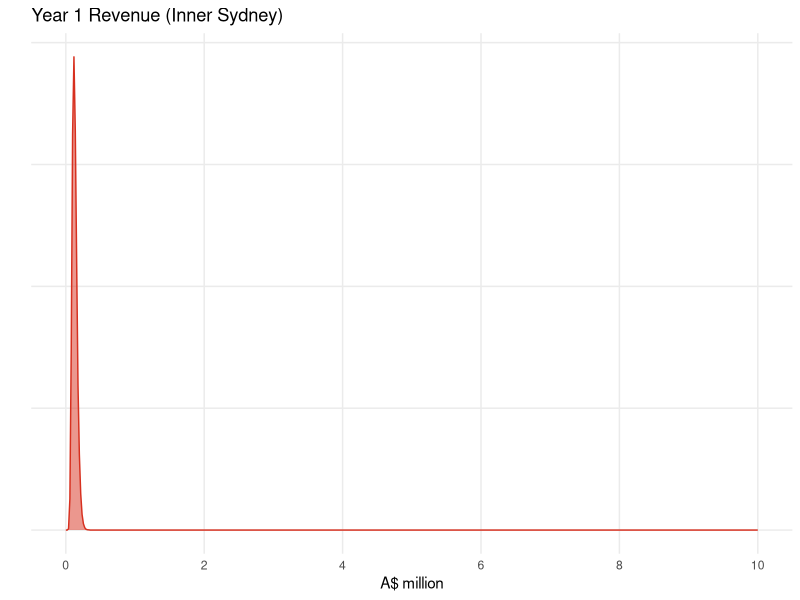

Recreate this plot in R. (Note: this script raises an error after producing the figure.)
# PACKAGE AND LIBRARY INSTALLATION ------------------------------------------
package_list <- list("tidyverse",
                     "here",
                     "scales",
                     "RColorBrewer",
                     "glue",
                     "patchwork",
                     "readxl", 
                     "glue")

# Call libraries
for (package in package_list) {
  library(package, character.only = T)
}

# Clean up
rm(package_list, package)


## PLOT FORMATTING ------------------------------------------------------------
dog_pal <- c('#fef0d9','#fdcc8a','#fc8d59','#d7301f')

### FUNCTIONS -----------------------------------------------------------------
invTriangleCDF <- function(P, value_min, value_ml, value_max){
  
  # returns value of outcome from triangular distribution given probability
  # Inputs  - P = probability, float between 0 and 1
  #         - value_min = min value  can take
  #         - value_ml = most likely value P can take
  #         - value_max = maximum value P can take
  # Returns - value
  
  P_value_ml <- (value_ml-value_min)/(value_max-value_min)
  
  value <- ifelse(P < P_value_ml,
                  value_min + sqrt(P*(value_ml-value_min)*(value_max-value_min)),
                  value_max - sqrt((1-P)*(value_max-value_ml)*(value_max-value_min)))
  
  return(value)
}

SimulateVariables <- function(assumptions) {
  # Simulates all assumptions for one year
  # Inputs    - assumptions = assumptions as matrix
  # Outputs   - simulation = n rows of all assumptions randomly generated
  
  simulation <- as.data.frame(matrix(nrow=n, ncol=nrow(assumptions)))
  names(simulation) <- assumptions$Description
  
  for (i in 1:ncol(simulation)) {
    rand <- runif(n)
    simulation[, i] <- invTriangleCDF(rand, 
                                      value_min = assumptions$min[i],
                                      value_ml = assumptions$ml[i],
                                      value_max = assumptions$max[i])
  }
  
  
  # Add assumptions that do not have min-ml-max ranges
  simulation <- simulation %>% 
    mutate(apple_fee = fee_assumptions$value[1],
           google_fee = fee_assumptions$value[2],
           paypal_fixed = fee_assumptions$value[3],
           paypal_var = fee_assumptions$value[4],
           spend_per_service = fee_assumptions$value[5])
  
  return(simulation)
}

### ASSUMPTIONS ---------------------------------------------------------------

# Dogs in addressable market
dogs <- tribble(~dog_1, ~dog_2, ~dog_3, ~dog_4,
                     150648, 1933244, 3869760, 5114330)

# Total number of pet service providers in Aus
pet_cos <- 80000

# Revenue, cost and fee assumptions (all taken from Excel spreadsheet)
rev_assumptions <- read_xlsx(here::here('data', 'assumptions.xlsx'), sheet = 'revenue')

cost_assumptions <- read_xlsx(here::here('data', 'assumptions.xlsx'), sheet = 'costs')

fee_assumptions <- read_xlsx(here::here('data', 'assumptions.xlsx'), sheet = 'fees')


### SIMULATE VARIABLES --------------------------------------------------------

# Number of simulations
n = 10000

# Set seed for reproducible results
set.seed(120)

# Put all min-ml-max assumptions into matrix
assumptions <- rbind(rev_assumptions, cost_assumptions)

# Create randomly generated assumptions n times for each year
assumptions_1 <- SimulateVariables(assumptions)
assumptions_2 <- SimulateVariables(assumptions)
assumptions_3 <- SimulateVariables(assumptions)
assumptions_4 <- SimulateVariables(assumptions)

### YEARLY FINANCIAL MODELS ---------------------------------------------------

## Year 1 
# Only year with dev costs & google play fixed cost but no staff salaries
year_1 <- assumptions_1 %>% 
  mutate(year = 1,
         num_dogs = dogs$dog_1,
         service_providers = pet_cos * dogs$dog_1/dogs$dog_4,
         rev_b2c = num_dogs * app_penetration * spend_per_dog * 
           pct_spend_on_app * pct_service_fee,
         rev_listing = service_providers * service_penetration * listing_fee*12,
         rev_ad = service_providers * service_penetration * pct_ad * ad_fee * 12) %>% 
  mutate(cost_dev = dev_cost,
         cost_deploy = cloud_cost + apple_fee + google_fee + domain_cost,
         cost_transactions = rev_b2c/pct_service_fee/spend_per_service * paypal_fixed 
         + rev_b2c * paypal_var,
         cost_marketing = social_ad + event_ad + store_ad,
         cost_staff = 0) %>% 
  mutate(rev = rev_b2c + rev_listing + rev_ad,
         cost = cost_dev + cost_deploy +cost_transactions
        + cost_marketing + cost_staff,
         gross_profit = rev-cost)

## Year 2 
# Staff = 1 sales, 1 senior dev
year_2 <- assumptions_2 %>% 
  mutate(year = 2,
         num_dogs = dogs$dog_2,
         service_providers = pet_cos * dogs$dog_2/dogs$dog_4,
         rev_b2c = num_dogs * app_penetration * spend_per_dog 
          * pct_spend_on_app * pct_service_fee,
         rev_listing = service_providers * service_penetration * listing_fee * 12,
         rev_ad = service_providers * service_penetration * pct_ad * ad_fee * 12) %>% 
  mutate(cost_dev = 0,
         cost_deploy = (cloud_cost + apple_fee + google_fee + domain_cost) 
          * dogs$dog_2/dogs$dog_1,
         cost_transactions = rev_b2c/pct_service_fee/spend_per_service * paypal_fixed 
          + rev_b2c * paypal_var,
         cost_marketing = (social_ad + event_ad + store_ad) 
          * dogs$dog_2/dogs$dog_1,
         cost_staff = (sales_sal + sr_dev_sal)*1.095) %>% 
  mutate(rev = rev_b2c + rev_listing + rev_ad,
         cost = cost_dev + cost_deploy + cost_transactions 
          + cost_marketing + cost_staff,
         gross_profit = rev-cost)

## Year 3
# Staff = 1 sales, 1 head of sales, 1 senior dev, 1 junior dev
year_3 <- assumptions_3 %>% 
  mutate(year = 3,
         num_dogs = dogs$dog_3,
         service_providers = pet_cos * dogs$dog_3/dogs$dog_4,
         rev_b2c = num_dogs * app_penetration * spend_per_dog 
         * pct_spend_on_app * pct_service_fee,
         rev_listing = service_providers * service_penetration * listing_fee * 12,
         rev_ad = service_providers * service_penetration * pct_ad * ad_fee * 12) %>% 
  mutate(cost_dev = 0,
         cost_deploy = (cloud_cost + apple_fee + google_fee + domain_cost) 
         * dogs$dog_3/dogs$dog_1,
         cost_transactions = rev_b2c/pct_service_fee/spend_per_service * paypal_fixed 
         + rev_b2c * paypal_var,
         cost_marketing = (social_ad + event_ad + store_ad) 
         * dogs$dog_3/dogs$dog_1,
         cost_staff = (sales_sal + sr_dev_sal + market_sal + jr_dev_sal)*1.095) %>% 
  mutate(rev = rev_b2c + rev_listing + rev_ad,
         cost = cost_dev + cost_deploy + cost_transactions 
         + cost_marketing + cost_staff,
         gross_profit = rev-cost)


## Year 4
# Staff = as for year 3
year_4 <- assumptions_4 %>% 
  mutate(year = 4,
         num_dogs = dogs$dog_4,
         service_providers = pet_cos * dogs$dog_4/dogs$dog_4,
         rev_b2c = num_dogs * app_penetration * spend_per_dog 
         * pct_spend_on_app * pct_service_fee,
         rev_listing = service_providers * service_penetration * listing_fee * 12,
         rev_ad = service_providers * service_penetration * pct_ad * ad_fee * 12) %>% 
  mutate(cost_dev = 0,
         cost_deploy = (cloud_cost + apple_fee + google_fee + domain_cost) 
         * dogs$dog_4/dogs$dog_1,
         cost_transactions = rev_b2c/pct_service_fee/spend_per_service * paypal_fixed 
         + rev_b2c * paypal_var,
         cost_marketing = (social_ad + event_ad + store_ad) 
         * dogs$dog_4/dogs$dog_1,
         cost_staff = (sales_sal + sr_dev_sal + market_sal + jr_dev_sal)*1.095) %>% 
  mutate(rev = rev_b2c + rev_listing + rev_ad,
         cost = cost_dev + cost_deploy + cost_transactions 
         + cost_marketing + cost_staff,
         gross_profit = rev-cost)

### FINANCIAL MODEL -----------------------------------------------------------

# Join annual models
financials <- year_1[, c('year', 'rev', 'cost', 'gross_profit')] %>% 
  rbind(year_2[, c('year', 'rev', 'cost', 'gross_profit')]) %>% 
  rbind(year_3[, c('year', 'rev', 'cost', 'gross_profit')]) %>% 
  rbind(year_4[, c('year', 'rev', 'cost', 'gross_profit')])


### FUNCTIONISING

# Year 4 rev PDF
RevPDFPlot <- function(df, yr) {
  # Creates PDF of revenue for selected year
  # Inputs  - df = financials dataframe
  # Outputs - plots save to plots folder
  
  description <- case_when(yr == 1 ~'Inner Sydney',
                           yr == 2 ~'Sydney + Melbourne',
                           yr == 3 ~'All Major Cities',
                           yr == 4 ~'Australia-Wide')
  
  plot_title = glue('Year {year} Revenue ({desc})', year = yr, desc = description)
  file_name = glue('rev_{year}.png', year = yr)
  
  df %>% 
    filter(year == yr) %>% 
    ggplot() +
    geom_density(aes(rev/10^6), colour = dog_pal[4], fill = dog_pal[4], alpha = 0.50) +
    labs(title = plot_title,
         x = 'A$ million',
         y = '') +
    theme_minimal() +
    theme(panel.grid.minor = element_blank(), axis.text.y = element_blank()) +
    scale_x_continuous(limits = c(0, 10), breaks = c(seq(0, 10, 2))) +
    theme(panel.grid.minor = element_blank()) +
    ggsave(here::here('plots', file_name), width = 8, height = 8*9/16)
}


rev_1 <- RevPDFPlot(financials, 1)
rev_2 <- RevPDFPlot(financials, 2)
rev_3 <- RevPDFPlot(financials, 3)
rev_4 <- RevPDFPlot(financials, 4)

# Patch together for report
rev_plots <- rev_1/rev_2 /rev_3 /rev_4
ggsave(here::here('plots', 'rev_pdf.png'), rev_plots, width = 8, height = 8)


CostPDFPlot <- function(df, yr) {
  # Creates PDF of revenue for selected year
  # Inputs  - df = financials dataframe
  # Outputs - plots save to plots folder
  
  description <- case_when(yr == 1 ~'Inner Sydney',
                           yr == 2 ~'Sydney + Melbourne',
                           yr == 3 ~'All Major Cities',
                           yr == 4 ~'Australia-Wide')
  
  plot_title = glue('Year {year} Costs ({desc})', year = yr, desc = description)
  file_name = glue('cost_{year}.png', year = yr)
  
  df %>% 
    filter(year == yr) %>% 
    ggplot() +
    geom_density(aes(cost/10^6), colour = dog_pal[3], fill = dog_pal[3], alpha = 0.50) +
    labs(title = plot_title,
         x = 'A$ million',
         y = '') +
    theme_minimal() +
    theme(panel.grid.minor = element_blank(), axis.text.y = element_blank()) +
    scale_x_continuous(limits = c(0, 3), breaks = c(seq(0, 3, 0.5))) +
    theme(panel.grid.minor = element_blank()) +
    ggsave(here::here('plots', file_name), width = 8, height = 8*9/16)
}


cost_1 <- CostPDFPlot(financials, 1)
cost_2 <- CostPDFPlot(financials, 2)
cost_3 <- CostPDFPlot(financials, 3)
cost_4 <- CostPDFPlot(financials, 4)

# Patch together for report
cost_plots <- cost_1/cost_2 /cost_3 /cost_4
ggsave(here::here('plots', 'cost_pdf.png'), cost_plots, width = 8, height = 8)

GPPDFPlot <- function(df, yr) {
  # Creates PDF of revenue for selected year
  # Inputs  - df = financials dataframe
  # Outputs - plots save to plots folder
  
  description <- case_when(yr == 1 ~'Inner Sydney',
                           yr == 2 ~'Sydney + Melbourne',
                           yr == 3 ~'All Major Cities',
                           yr == 4 ~'Australia-Wide')
  
  plot_title = glue('Year {year} Gross Profit ({desc})', year = yr, desc = description)
  file_name = glue('cost_{year}.png', year = yr)
  
  df %>% 
    filter(year == yr) %>% 
    ggplot() +
    geom_density(aes(gross_profit/10^6), colour = dog_pal[2], fill = dog_pal[2], alpha = 0.50) +
    labs(title = plot_title,
         x = 'A$ million',
         y = '') +
    theme_minimal() +
    theme(panel.grid.minor = element_blank(), axis.text.y = element_blank()) +
    scale_x_continuous(limits = c(-1, 7), breaks = c(seq(-1, 7, 1))) +
    theme(panel.grid.minor = element_blank()) +
    ggsave(here::here('plots', file_name), width = 8, height = 8*9/16)
}


gp_1 <- GPPDFPlot(financials, 1)
gp_2 <- GPPDFPlot(financials, 2)
gp_3 <- GPPDFPlot(financials, 3)
gp_4 <- GPPDFPlot(financials, 4)

# Patch together for report
gp_plots <- gp_1/gp_2 /gp_3 /gp_4
ggsave(here::here('plots', 'gp_pdf.png'), gp_plots, width = 8, height = 8)

